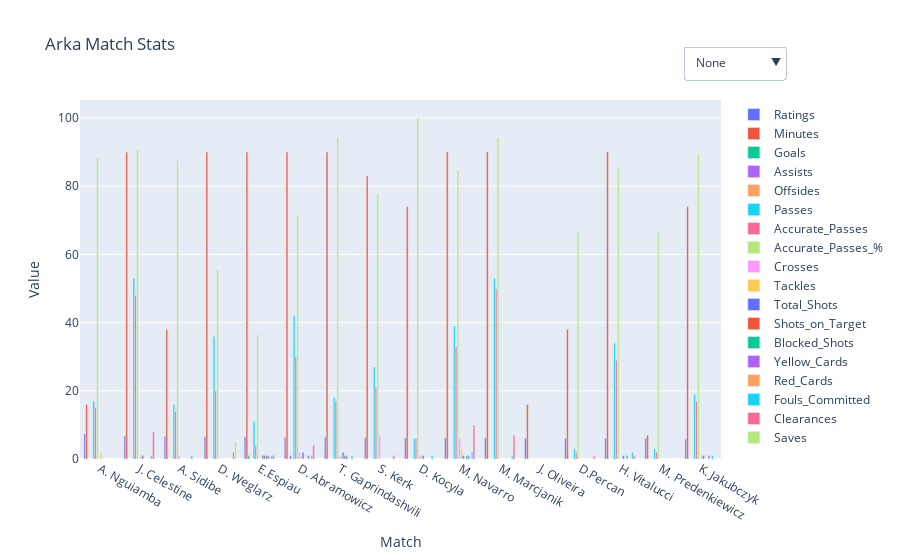

Notebook cell for this chart:
### Code cell
# Create the figure
fig = go.Figure()

# List of metrics to plot
metrics = ['Ratings', 'Minutes', 'Goals', 'Assists', 'Offsides', 'Passes',
       'Accurate_Passes', 'Accurate_Passes_%', 'Crosses', 'Tackles',
       'Total_Shots', 'Shots_on_Target', 'Blocked_Shots', 'Yellow_Cards',
       'Red_Cards', 'Fouls_Committed', 'Clearances', 'Saves']

# Add traces for each metric
for metric in metrics:
    filtered_data = data[data[metrics] >  0]
    sorted_df = filtered_data.sort_values(by=metric, ascending=False)
    
    fig.add_trace(go.Bar(x=sorted_df.index, y=sorted_df[metric], name=metric))


# Define visibility matrix
n = len(metrics)
visibility_matrix = {
    "None": [False] * n,
    "AVG Rating": [metric in ['Ratings'] for metric in metrics],
    "Minutes": [metric in ['Minutes'] for metric in metrics],
    "Passes": [metric in ['Passes', 'Accurate_Passes', 'Accurate_Passes_%', 'Crosses'] for metric in metrics],
    "Attack": [metric in ['Goals', 'Assists', 'Total_Shots', 'Shots_on_Target', 'Shots_Inside_Box', 'Shots_Outside_Box'] for metric in metrics],
    "Defense": [metric in ['Tackles', 'Fouls_Drawn', 'Fouls_Committed', 'Saves'] for metric in metrics],
    "Cards": [metric in ['Yellow_Cards', 'Red_Cards'] for metric in metrics],
    "All": [True] * n
}

# Create buttons
buttons = [
    dict(label=label,
         method="update",
         args=[{"visible": visibility},
               {"title": f"Arka Match Stats: {label}"}])
    for label, visibility in visibility_matrix.items()
]

# Add dropdown to figure
fig.update_layout(
    updatemenus=[dict(
        active=0,
        buttons=buttons,
        x=1.1,
        y=1.15
    )],
    title="Arka Match Stats",
    xaxis_title="Match",
    yaxis_title="Value",
    barmode='group'
)

fig.show()
fig.write_html("arka_player_vs_gks_home.html")

### Figure 1 — Plotly figure (JSON) as saved in the notebook; plotly's stock layout.template omitted (floating-point values rounded to 4 significant figures)
{"data": [{"name": "Ratings", "type": "bar", "x": ["A. Nguiamba", "J. Celestine", "A. Sidibe", "D. Weglarz", "E.Espiau", "D. Abramowicz", "T. Gaprindashvili", "S. Kerk", "D. Kocyla", "M. Navarro", "M. Marcjanik", "J. Oliveira", "D.Percan", "H. Vitalucci", "M. Predenkiewicz", "K. Jakubczyk"], "y": [7.4, 6.8, 6.7, 6.6, 6.6, 6.4, 6.4, 6.3, 6.2, 6.2, 6.2, 6.1, 6.1, 6.1, 6.0, 5.8]}, {"name": "Minutes", "type": "bar", "x": ["D. Abramowicz", "D. Weglarz", "M. Navarro", "T. Gaprindashvili", "M. Marcjanik", "H. Vitalucci", "J. Celestine", "E.Espiau", "S. Kerk", "K. Jakubczyk", "D. Kocyla", "D.Percan", "A. Sidibe", "J. Oliveira", "A. Nguiamba", "M. Predenkiewicz"], "y": [90.0, 90.0, 90.0, 90.0, 90.0, 90.0, 90.0, 90.0, 83.0, 74.0, 74.0, 38.0, 38.0, 16.0, 16.0, 7.0]}, {"name": "Goals", "type": "bar", "x": ["E.Espiau", "D. Abramowicz", "S. Kerk", "J. Oliveira", "A. Nguiamba", "K. Jakubczyk", "D. Kocyla", "D. Weglarz", "M. Navarro", "T. Gaprindashvili", "D.Percan", "M. Marcjanik", "A. Sidibe", "H. Vitalucci", "J. Celestine", "M. Predenkiewicz"], "y": [1.0, NaN, NaN, NaN, NaN, NaN, NaN, NaN, NaN, NaN, NaN, NaN, NaN, NaN, NaN, NaN]}, {"name": "Assists", "type": "bar", "x": ["D. Abramowicz", "S. Kerk", "J. Oliveira", "A. Nguiamba", "K. Jakubczyk", "D. Kocyla", "D. Weglarz", "M. Navarro", "T. Gaprindashvili", "D.Percan", "M. Marcjanik", "A. Sidibe", "H. Vitalucci", "J. Celestine", "M. Predenkiewicz", "E.Espiau"], "y": [1.0, NaN, NaN, NaN, NaN, NaN, NaN, NaN, NaN, NaN, NaN, NaN, NaN, NaN, NaN, NaN]}, {"name": "Offsides", "type": "bar", "x": ["D. Abramowicz", "S. Kerk", "J. Oliveira", "A. Nguiamba", "K. Jakubczyk", "D. Kocyla", "D. Weglarz", "M. Navarro", "T. Gaprindashvili", "D.Percan", "M. Marcjanik", "A. Sidibe", "H. Vitalucci", "J. Celestine", "M. Predenkiewicz", "E.Espiau"], "y": [NaN, NaN, NaN, NaN, NaN, NaN, NaN, NaN, NaN, NaN, NaN, NaN, NaN, NaN, NaN, NaN]}, {"name": "Passes", "type": "bar", "x": ["M. Marcjanik", "J. Celestine", "D. Abramowicz", "M. Navarro", "D. Weglarz", "H. Vitalucci", "S. Kerk", "K. Jakubczyk", "T. Gaprindashvili", "A. Nguiamba", "A. Sidibe", "E.Espiau", "D. Kocyla", "D.Percan", "M. Predenkiewicz", "J. Oliveira"], "y": [53.0, 53.0, 42.0, 39.0, 36.0, 34.0, 27.0, 19.0, 18.0, 17.0, 16.0, 11.0, 6.0, 3.0, 3.0, NaN]}, {"name": "Accurate_Passes", "type": "bar", "x": ["M. Marcjanik", "J. Celestine", "M. Navarro", "D. Abramowicz", "H. Vitalucci", "S. Kerk", "D. Weglarz", "K. Jakubczyk", "T. Gaprindashvili", "A. Nguiamba", "A. Sidibe", "D. Kocyla", "E.Espiau", "D.Percan", "M. Predenkiewicz", "J. Oliveira"], "y": [50.0, 48.0, 33.0, 30.0, 29.0, 21.0, 20.0, 17.0, 17.0, 15.0, 14.0, 6.0, 4.0, 2.0, 2.0, NaN]}, {"name": "Accurate_Passes_%", "type": "bar", "x": ["D. Kocyla", "T. Gaprindashvili", "M. Marcjanik", "J. Celestine", "K. Jakubczyk", "A. Nguiamba", "A. Sidibe", "H. Vitalucci", "M. Navarro", "S. Kerk", "D. Abramowicz", "D.Percan", "M. Predenkiewicz", "D. Weglarz", "E.Espiau", "J. Oliveira"], "y": [100.0, 94.44, 94.34, 90.57, 89.47, 88.24, 87.5, 85.29, 84.62, 77.78, 71.43, 66.67, 66.67, 55.56, 36.36, NaN]}, {"name": "Crosses", "type": "bar", "x": ["S. Kerk", "M. Navarro", "D. Abramowicz", "D. Kocyla", "T. Gaprindashvili", "A. Sidibe", "J. Oliveira", "A. Nguiamba", "K. Jakubczyk", "D. Weglarz", "D.Percan", "M. Marcjanik", "H. Vitalucci", "J. Celestine", "M. Predenkiewicz", "E.Espiau"], "y": [7.0, 6.0, 2.0, 1.0, 1.0, 1.0, NaN, NaN, NaN, NaN, NaN, NaN, NaN, NaN, NaN, NaN]}, {"name": "Tackles", "type": "bar", "x": ["M. Navarro", "A. Nguiamba", "D. Abramowicz", "K. Jakubczyk", "D. Kocyla", "T. Gaprindashvili", "J. Celestine", "S. Kerk", "J. Oliveira", "D. Weglarz", "D.Percan", "M. Marcjanik", "A. Sidibe", "H. Vitalucci", "M. Predenkiewicz", "E.Espiau"], "y": [3.0, 2.0, 1.0, 1.0, 1.0, 1.0, 1.0, NaN, NaN, NaN, NaN, NaN, NaN, NaN, NaN, NaN]}, {"name": "Total_Shots", "type": "bar", "x": ["D. Abramowicz", "T. Gaprindashvili", "K. Jakubczyk", "D. Kocyla", "M. Navarro", "H. Vitalucci", "J. Celestine", "E.Espiau", "S. Kerk", "J. Oliveira", "A. Nguiamba", "D. Weglarz", "D.Percan", "M. Marcjanik", "A. Sidibe", "M. Predenkiewicz"], "y": [2.0, 2.0, 1.0, 1.0, 1.0, 1.0, 1.0, 1.0, NaN, NaN, NaN, NaN, NaN, NaN, NaN, NaN]}, {"name": "Shots_on_Target", "type": "bar", "x": ["T. Gaprindashvili", "E.Espiau", "D. Abramowicz", "S. Kerk", "J. Oliveira", "A. Nguiamba", "K. Jakubczyk", "D. Kocyla", "D. Weglarz", "M. Navarro", "D.Percan", "M. Marcjanik", "A. Sidibe", "H. Vitalucci", "J. Celestine", "M. Predenkiewicz"], "y": [1.0, 1.0, NaN, NaN, NaN, NaN, NaN, NaN, NaN, NaN, NaN, NaN, NaN, NaN, NaN, NaN]}, {"name": "Blocked_Shots", "type": "bar", "x": ["M. Navarro", "T. Gaprindashvili", "H. Vitalucci", "E.Espiau", "D. Abramowicz", "S. Kerk", "J. Oliveira", "A. Nguiamba", "K. Jakubczyk", "D. Kocyla", "D. Weglarz", "D.Percan", "M. Marcjanik", "A. Sidibe", "J. Celestine", "M. Predenkiewicz"], "y": [1.0, 1.0, 1.0, 1.0, NaN, NaN, NaN, NaN, NaN, NaN, NaN, NaN, NaN, NaN, NaN, NaN]}, {"name": "Yellow_Cards", "type": "bar", "x": ["D. Abramowicz", "K. Jakubczyk", "M. Navarro", "E.Espiau", "S. Kerk", "J. Oliveira", "A. Nguiamba", "D. Kocyla", "D. Weglarz", "T. Gaprindashvili", "D.Percan", "M. Marcjanik", "A. Sidibe", "H. Vitalucci", "J. Celestine", "M. Predenkiewicz"], "y": [1.0, 1.0, 1.0, 1.0, NaN, NaN, NaN, NaN, NaN, NaN, NaN, NaN, NaN, NaN, NaN, NaN]}, {"name": "Red_Cards", "type": "bar", "x": ["D. Abramowicz", "S. Kerk", "J. Oliveira", "A. Nguiamba", "K. Jakubczyk", "D. Kocyla", "D. Weglarz", "M. Navarro", "T. Gaprindashvili", "D.Percan", "M. Marcjanik", "A. Sidibe", "H. Vitalucci", "J. Celestine", "M. Predenkiewicz", "E.Espiau"], "y": [NaN, NaN, NaN, NaN, NaN, NaN, NaN, NaN, NaN, NaN, NaN, NaN, NaN, NaN, NaN, NaN]}, {"name": "Fouls_Committed", "type": "bar", "x": ["M. Navarro", "H. Vitalucci", "D. Abramowicz", "K. Jakubczyk", "D. Kocyla", "T. Gaprindashvili", "M. Marcjanik", "A. Sidibe", "J. Celestine", "E.Espiau", "S. Kerk", "J. Oliveira", "A. Nguiamba", "D. Weglarz", "D.Percan", "M. Predenkiewicz"], "y": [2.0, 2.0, 1.0, 1.0, 1.0, 1.0, 1.0, 1.0, 1.0, 1.0, NaN, NaN, NaN, NaN, NaN, NaN]}, {"name": "Clearances", "type": "bar", "x": ["M. Navarro", "J. Celestine", "M. Marcjanik", "D. Abramowicz", "D. Weglarz", "S. Kerk", "D.Percan", "H. Vitalucci", "E.Espiau", "J. Oliveira", "A. Nguiamba", "K. Jakubczyk", "D. Kocyla", "T. Gaprindashvili", "A. Sidibe", "M. Predenkiewicz"], "y": [10.0, 8.0, 7.0, 4.0, 2.0, 1.0, 1.0, 1.0, 1.0, NaN, NaN, NaN, NaN, NaN, NaN, NaN]}, {"name": "Saves", "type": "bar", "x": ["D. Weglarz", "D. Abramowicz", "S. Kerk", "J. Oliveira", "A. Nguiamba", "K. Jakubczyk", "D. Kocyla", "M. Navarro", "T. Gaprindashvili", "D.Percan", "M. Marcjanik", "A. Sidibe", "H. Vitalucci", "J. Celestine", "M. Predenkiewicz", "E.Espiau"], "y": [5.0, NaN, NaN, NaN, NaN, NaN, NaN, NaN, NaN, NaN, NaN, NaN, NaN, NaN, NaN, NaN]}], "layout": {"barmode": "group", "title": {"text": "Arka Match Stats"}, "updatemenus": [{"active": 0, "buttons": [{"args": [{"visible": [false, false, false, false, false, false, false, false, false, false, false, false, false, false, false, false, false, false]}, {"title": "Arka Match Stats: None"}], "label": "None", "method": "update"}, {"args": [{"visible": [true, false, false, false, false, false, false, false, false, false, false, false, false, false, false, false, false, false]}, {"title": "Arka Match Stats: AVG Rating"}], "label": "AVG Rating", "method": "update"}, {"args": [{"visible": [false, true, false, false, false, false, false, false, false, false, false, false, false, false, false, false, false, false]}, {"title": "Arka Match Stats: Minutes"}], "label": "Minutes", "method": "update"}, {"args": [{"visible": [false, false, false, false, false, true, true, true, true, false, false, false, false, false, false, false, false, false]}, {"title": "Arka Match Stats: Passes"}], "label": "Passes", "method": "update"}, {"args": [{"visible": [false, false, true, true, false, false, false, false, false, false, true, true, false, false, false, false, false, false]}, {"title": "Arka Match Stats: Attack"}], "label": "Attack", "method": "update"}, {"args": [{"visible": [false, false, false, false, false, false, false, false, false, true, false, false, false, false, false, true, false, true]}, {"title": "Arka Match Stats: Defense"}], "label": "Defense", "method": "update"}, {"args": [{"visible": [false, false, false, false, false, false, false, false, false, false, false, false, false, true, true, false, false, false]}, {"title": "Arka Match Stats: Cards"}], "label": "Cards", "method": "update"}, {"args": [{"visible": [true, true, true, true, true, true, true, true, true, true, true, true, true, true, true, true, true, true]}, {"title": "Arka Match Stats: All"}], "label": "All", "method": "update"}], "x": 1.1, "y": 1.15}], "xaxis": {"title": {"text": "Match"}}, "yaxis": {"title": {"text": "Value"}}}}
